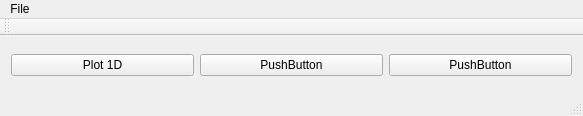
<?xml version="1.0" encoding="UTF-8"?>
<ui version="4.0">
 <class>Start_Window</class>
 <widget class="QMainWindow" name="Start_Window">
  <property name="geometry">
   <rect>
    <x>0</x>
    <y>0</y>
    <width>583</width>
    <height>116</height>
   </rect>
  </property>
  <property name="windowTitle">
   <string>QPyLOT</string>
  </property>
  <widget class="QWidget" name="centralWidget">
   <layout class="QGridLayout" name="gridLayout">
    <item row="0" column="0">
     <widget class="QPushButton" name="pushButton_plot1d">
      <property name="text">
       <string>Plot 1D</string>
      </property>
     </widget>
    </item>
    <item row="0" column="1">
     <widget class="QPushButton" name="pushButton_plot2d">
      <property name="text">
       <string>PushButton</string>
      </property>
     </widget>
    </item>
    <item row="0" column="2">
     <widget class="QPushButton" name="pushButton_3">
      <property name="text">
       <string>PushButton</string>
      </property>
     </widget>
    </item>
   </layout>
  </widget>
  <widget class="QMenuBar" name="menuBar">
   <property name="geometry">
    <rect>
     <x>0</x>
     <y>0</y>
     <width>583</width>
     <height>27</height>
    </rect>
   </property>
   <widget class="QMenu" name="menuFile">
    <property name="title">
     <string>File</string>
    </property>
    <addaction name="actionQuit"/>
   </widget>
   <addaction name="menuFile"/>
  </widget>
  <widget class="QToolBar" name="mainToolBar">
   <attribute name="toolBarArea">
    <enum>TopToolBarArea</enum>
   </attribute>
   <attribute name="toolBarBreak">
    <bool>false</bool>
   </attribute>
  </widget>
  <widget class="QStatusBar" name="statusBar"/>
  <action name="actionQuit">
   <property name="text">
    <string>Quit</string>
   </property>
  </action>
 </widget>
 <layoutdefault spacing="6" margin="11"/>
 <resources/>
 <connections>
  <connection>
   <sender>actionQuit</sender>
   <signal>triggered()</signal>
   <receiver>Start_Window</receiver>
   <slot>close()</slot>
   <hints>
    <hint type="sourcelabel">
     <x>291</x>
     <y>13</y>
    </hint>
    <hint type="destinationlabel">
     <x>291</x>
     <y>57</y>
    </hint>
   </hints>
  </connection>
  <connection>
   <sender>pushButton_3</sender>
   <signal>clicked()</signal>
   <receiver>pushButton_plot1d</receiver>
   <slot>showMenu()</slot>
   <hints>
    <hint type="sourcelabel">
     <x>481</x>
     <y>66</y>
    </hint>
    <hint type="destinationlabel">
     <x>100</x>
     <y>66</y>
    </hint>
   </hints>
  </connection>
 </connections>
</ui>
